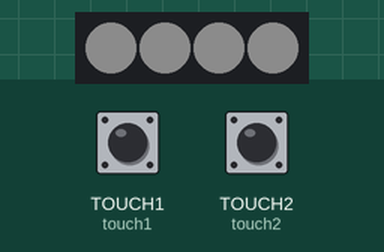
This program was run on a simulated CircuitPython board. Shown: 4 RGB LEDs in strip order, left to right. Inputs (shaded band) come from the test bench; at power-on: TOUCH2 (touch2) LOW, TOUCH1 (touch1) LOW. Dim RGB values are drawn brighter than linear; touch pads read as touched when driven HIGH.

Above: at 1.2 s.
1.3 s: TOUCH2 (touch2) pulled HIGH for 0.15 s
At 2.5 s:
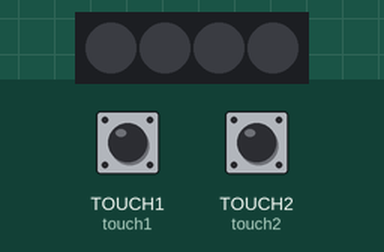
2.9 s: TOUCH1 (touch1) pulled HIGH for 1 s
At 4.9 s:
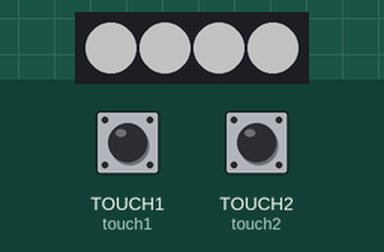
5.9 s: TOUCH1 (touch1) pulled HIGH for 0.15 s
At 7.1 s:
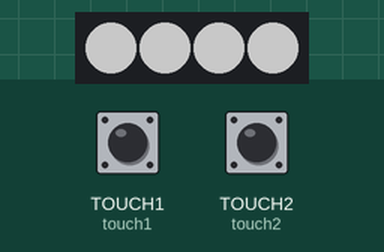
7.5 s: TOUCH2 (touch2) pulled HIGH for 3.2 s
At 9.4 s:
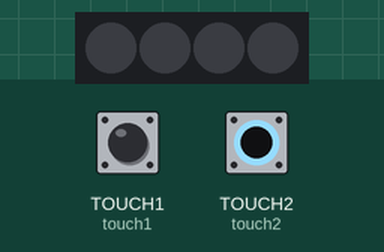
Timing chart, 0 to 10.9 s (numbered marks = the images above; inputs shaded):
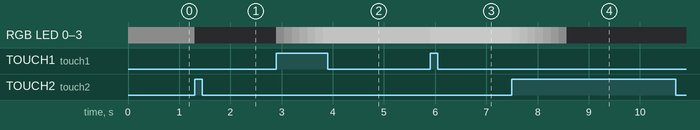

The program:

flashlight.py
```python
# program for Adafruit Trinkey
# shows white on all LEDs, brightness changes on touching either pad

# TODO:
# potentially add gamma correction with fancyled or manually calculated gamma

import time
import board
import touchio
import neopixel

touch1 = touchio.TouchIn(board.TOUCH1)
touch2 = touchio.TouchIn(board.TOUCH2)

pixels = neopixel.NeoPixel(board.NEOPIXEL, 4, auto_write=False, brightness = 0.05)

pixels.fill(0xFFFFFF)
pixels.show()

touched = time.monotonic()

while True:
  if time.monotonic() - touched < 0.15:
    continue
  if touch1.value:
    # Touch pad 1 to increase the brightness.
    pixels.brightness += 0.05
    pixels.show()
    touched = time.monotonic()
  elif touch2.value:
    # Touch pad 2 to decrease the brightness.
    pixels.brightness -= 0.05
    pixels.show()

    touched = time.monotonic()
```

Measured:
- after the input at 1.3 s, RGB LED 0–3: RGB(12, 12, 12) → off at once
- after the input at 2.9 s, RGB LED 0–3: off → RGB(12, 12, 12) at once, → RGB(25, 25, 25) 0.15 s later, → RGB(38, 38, 38) 0.15 s later, → RGB(51, 51, 51) 0.15 s later, … (7 changes in this stretch)
- after the input at 5.9 s, RGB LED 0–3: RGB(89, 89, 89) → RGB(101, 101, 101) at once
- after the input at 7.5 s, RGB LED 0–3: RGB(101, 101, 101) → RGB(89, 89, 89) at once, → RGB(76, 76, 76) 0.15 s later, → RGB(63, 63, 63) 0.15 s later, → RGB(51, 51, 51) 0.15 s later, … (8 changes in this stretch)
